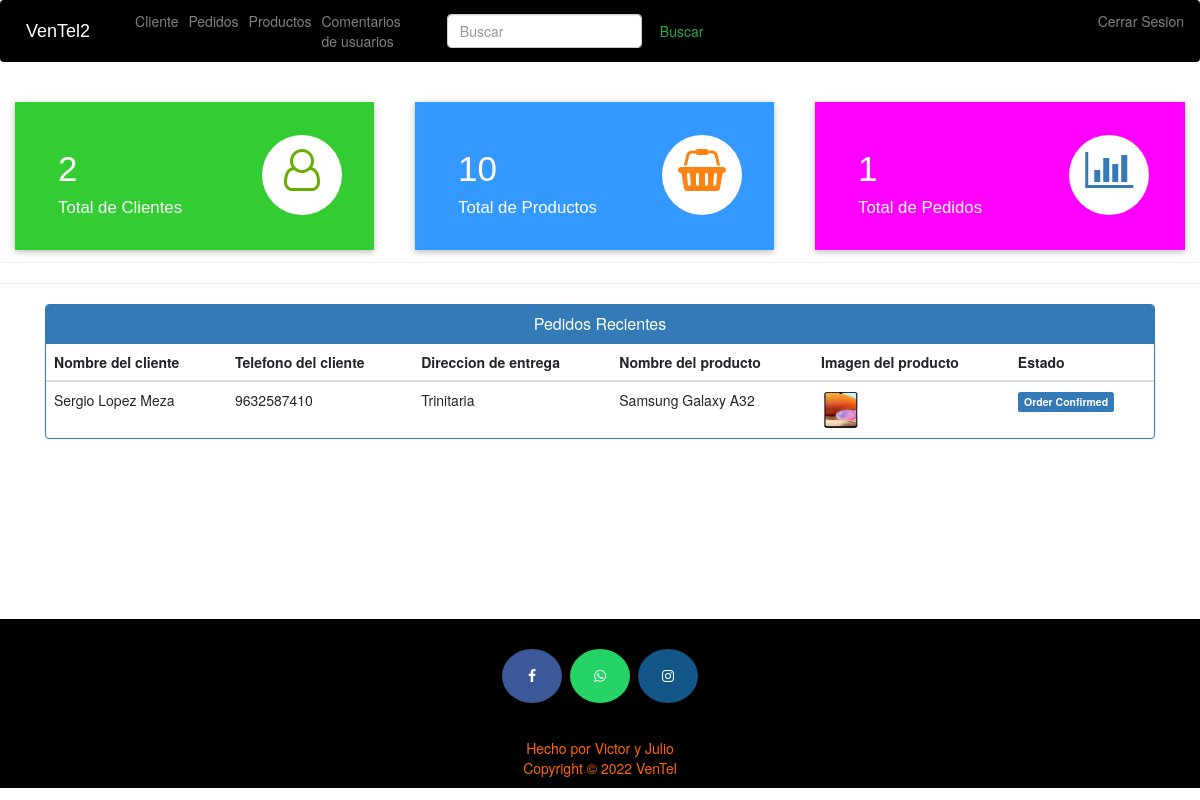
Screenshot of /admin-dashboard (signed in) with the database file from the repository.
### ecom/models.py (models this page shows, shortened)
class Customer(models.Model):
    user=models.OneToOneField(User,on_delete=models.CASCADE)
    profile_pic= models.ImageField(upload_to='profile_pic/CustomerProfilePic/',null=True,blank=True)
    address = models.CharField(max_length=40)
    mobile = models.CharField(max_length=20,null=False)
    @property
    def get_name(self):
        return self.user.first_name+" "+self.user.last_name

class Orders(models.Model):
    STATUS =(
        ('Pending','Pending'),
        ('Order Confirmed','Order Confirmed'),
        ('Out for Delivery','Out for Delivery'),
        ('Delivered','Delivered'),
    )
    customer=models.ForeignKey('Customer', on_delete=models.CASCADE,null=True)
    product=models.ForeignKey('Product',on_delete=models.CASCADE,null=True)
    email = models.CharField(max_length=50,null=True)
    address = models.CharField(max_length=500,null=True)
    mobile = models.CharField(max_length=20,null=True)
    order_date= models.DateField(auto_now_add=True,null=True)
    status=models.CharField(max_length=50,null=True,choices=STATUS)

class Product(models.Model):
    name=models.CharField(max_length=40)
    product_image= models.ImageField(upload_to='product_image/',null=True,blank=True)
    price = models.PositiveIntegerField()
    description=models.CharField(max_length=40)

### ecom/views.py (the view)
# urls.py: path('admin-dashboard', views.admin_dashboard_view,name='admin-dashboard'),
@login_required(login_url='adminlogin')
def admin_dashboard_view(request):
    customercount=models.Customer.objects.all().count()
    productcount=models.Product.objects.all().count()
    ordercount=models.Orders.objects.all().count()
    orders=models.Orders.objects.all()
    ordered_products=[]
    ordered_bys=[]
    for order in orders:
        ordered_product=models.Product.objects.all().filter(id=order.product.id)
        ordered_by=models.Customer.objects.all().filter(id = order.customer.id)
        ordered_products.append(ordered_product)
        ordered_bys.append(ordered_by)
    mydict={
    'customercount':customercount,
    'productcount':productcount,
    'ordercount':ordercount,
    'data':zip(ordered_products,ordered_bys,orders),
    }
    return render(request,'ecom/admin_dashboard.html',context=mydict)

### templates/ecom/admin_dashboard.html
{% extends 'ecom/admin_base.html' %}
{% load static %}
{% block content %}
<br>
{%include 'ecom/admin_dashboard_cards.html'%}
<br><br><br><br><br>
<hr><hr>
<div class="container" >
    <div class="panel panel-primary" >
      <div class="panel-heading" style="text-align:center;">
        <h6 class="panel-title">Pedidos Recientes</h6>
      </div>
      <table class="table table-hover" id="dev-table">
        <thead>
          <tr>
            <th>Nombre del cliente</th>
            <th>Telefono del cliente</th>
            <th>Direccion de entrega</th>
            <th>Nombre del producto</th>
            <th>Imagen del producto</th>
            <th>Estado</th>
          </tr>
        </thead>
        {% for product,customer,order in data %}
        <tr>
          {% for c in customer %}
          <td> {{c.get_name}}</td>
          <td>{{c.mobile}}</td>
          <td>{{order.address}}</td>
          {% endfor %}
          {% for p in product %}
          <td> {{p.name}}</td>
          <td> <img src="{% static p.product_image.url %}" alt="Profile Pic" height="40px" width="40px" /></td>
          {% if order.status == 'Pending'%}
          <td> <span class="label label-info">{{order.status}}</span></td>
          {% elif order.status == 'Delivered' %}
          <td> <span class="label label-success">{{order.status}}</span></td>
          {% elif order.status == 'Out for Delivery' %}
          <td> <span class="label label-warning">{{order.status}}</span></td>
          {%else%}
            <td> <span class="label label-primary">{{order.status}}</span></td>
          {%endif%}
          {% endfor %}
        </tr>
        {% endfor %}
      </table>
  </div>
</div>
{% endblock content %}

### rows the page displays
Orders: address "Trinitaria", status "Order Confirmed"
Customer: get_name "Sergio Lopez Meza", mobile "9632587410"
Product: name "Samsung Galaxy A32", product_image (picture)

### other values shown
{{ customercount }} "2"
{{ productcount }} "10"
{{ ordercount }} "1"
